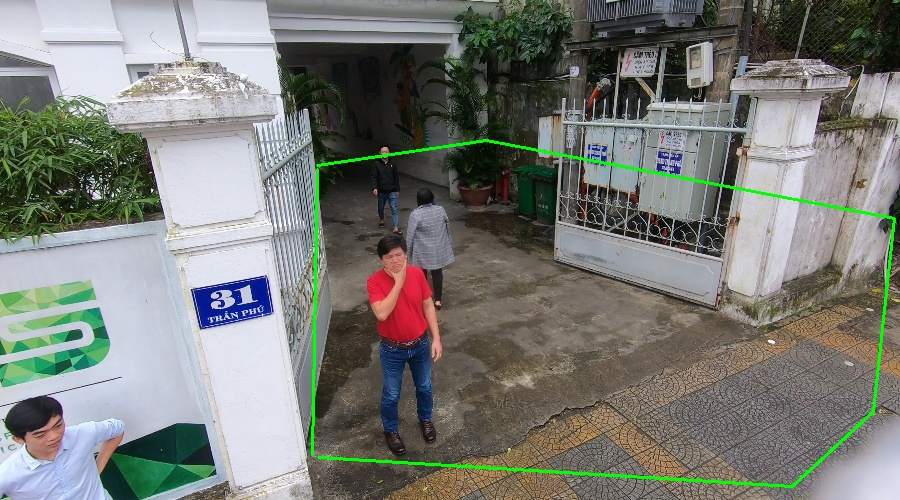
#> input picture process_video/image_ref_cam_sau (copy).jpg, 900 x 500 px; its folder holds only this picture in this run
$ python -i webstreaming.py   (imports and definitions only)
#> lines starting #> are read from the running program, lines starting #| are printed output that depends on the picture
### opencv_stream_video_to_web_with_flask/pyimagesearch/motion_detection/singlemotiondetector.py
# import the necessary packages
import numpy as np
import imutils
import cv2


class SingleMotionDetector:
    def __init__(self, accumWeight=0.5):
        # store the accumulated weight factor
        self.accumWeight = accumWeight
        # initialize the background model
        self.bg = None

    # [40 lines left out: functions update, detect, not called in this run]

### opencv_stream_video_to_web_with_flask/webstreaming.py
# import the necessary packages
from opencv_stream_video_to_web_with_flask.pyimagesearch.motion_detection.singlemotiondetector import \
    SingleMotionDetector
from imutils.video import VideoStream
from flask import Response
from flask import Flask
from flask import render_template
import threading
import argparse
import datetime
import imutils
import time
import cv2

# initialize the output frame and a lock used to ensure thread-safe
# exchanges of the output frames (useful when multiple browsers/tabs
# are viewing the stream)
outputFrame = None
lock = threading.Lock()
# initialize a flask object
# [8 lines not run here, left out]


# [4 lines that did not run here, left out]


def detect_motion(frameCount):
    # grab global references to the video stream, output frame, and
    # lock variables
    global vs, outputFrame, lock
    # initialize the motion detector and the total number of frames
    # read thus far
    md = SingleMotionDetector(accumWeight=0.1)
    total = 0

    # loop over frames from the video stream
    while True:
        # read the next frame from the video stream, resize it,
        # convert the frame to grayscale, and blur it
        ret, frame = vs.read()
        frame = imutils.resize(frame, width=400)
        gray = cv2.cvtColor(frame, cv2.COLOR_BGR2GRAY)
        gray = cv2.GaussianBlur(gray, (7, 7), 0)
        # grab the current timestamp and draw it on the frame
        timestamp = datetime.datetime.now()
        cv2.putText(frame, timestamp.strftime(
            "%A %d %B %Y %I:%M:%S%p"), (10, frame.shape[0] - 10),
                    cv2.FONT_HERSHEY_SIMPLEX, 0.35, (0, 0, 255), 1)

        # if the total number of frames has reached a sufficient
        # number to construct a reasonable background model, then
        # continue to process the frame
        if total > frameCount:
            # detect motion in the image
            motion = md.detect(gray)
            # check to see if motion was found in the frame
            if motion is not None:
                # unpack the tuple and draw the box surrounding the
                # "motion area" on the output frame
                (thresh, (minX, minY, maxX, maxY)) = motion
                cv2.rectangle(frame, (minX, minY), (maxX, maxY),
                              (0, 0, 255), 2)

        # update the background model and increment the total number
        # of frames read thus far
        md.update(gray)
        total += 1
        # acquire the lock, set the output frame, and release the
        # lock
        with lock:
            outputFrame = frame.copy()


def generate():
    # grab global references to the output frame and lock variables
    global outputFrame, lock
    # loop over frames from the output stream
    while True:
        # wait until the lock is acquired
        with lock:
            # check if the output frame is available, otherwise skip
            # the iteration of the loop
            if outputFrame is None:
                continue
            # encode the frame in JPEG format
            (flag, encodedImage) = cv2.imencode(".jpg", outputFrame)
            # ensure the frame was successfully encoded
            if not flag:
                continue
        # yield the output frame in the byte format
        yield (b'--frame\r\n' b'Content-Type: image/jpeg\r\n\r\n' +
               bytearray(encodedImage) + b'\r\n')


# [6 lines that did not run here, left out]


# check to see if this is the main thread of execution
# [24 lines not run here, left out]

>>> import cv2
>>> picture = cv2.imread('../process_video/image_ref_cam_sau (copy).jpg', cv2.IMREAD_GRAYSCALE)
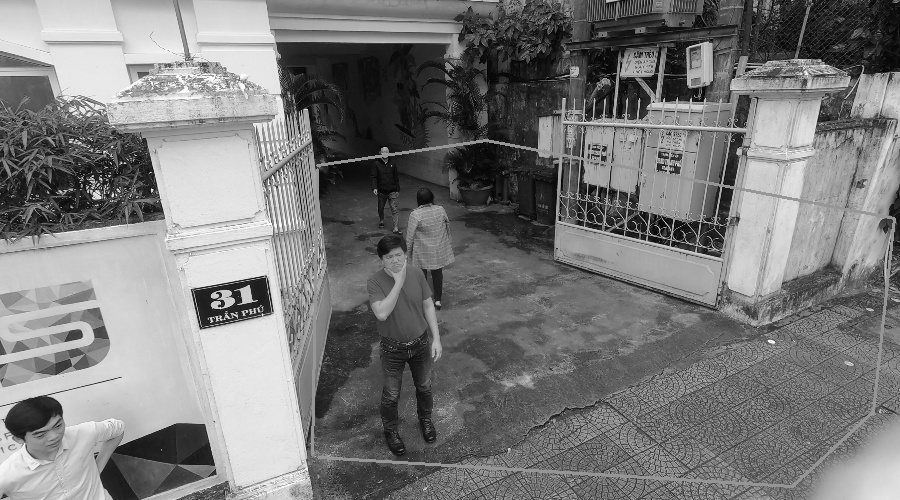
#> picture: shape (500, 900); min 0, max 255, mean 122.8
>>> result = detect_motion(picture)
#> (the run stopped early here; a loop or call above may not have finished)
